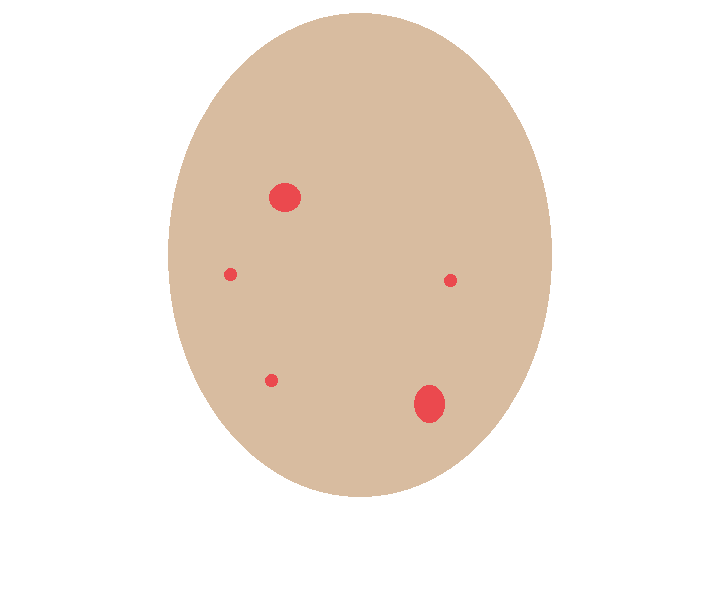
#> input picture acnepaint.png, 710 x 604 px
$ python removeblob.py
#> lines starting #> are read from the running program, lines starting #| are printed output that depends on the picture; after the words box and inside, x2 and y2 are one past the last pixel; in counts of white or black regions, pixels touching at a corner belong together
import cv2
import numpy as np


def remove_small_blob():
    # Read image with OpenCv
    img = cv2.imread('acnepaint.png')
#> img is the input picture: shape (604, 710, 3); mean B, G, R 222.3, 231.6, 241.8
    cv2.imshow("origin", img)

    # Convert image to Gray
    img = cv2.cvtColor(img, cv2.COLOR_BGR2GRAY)
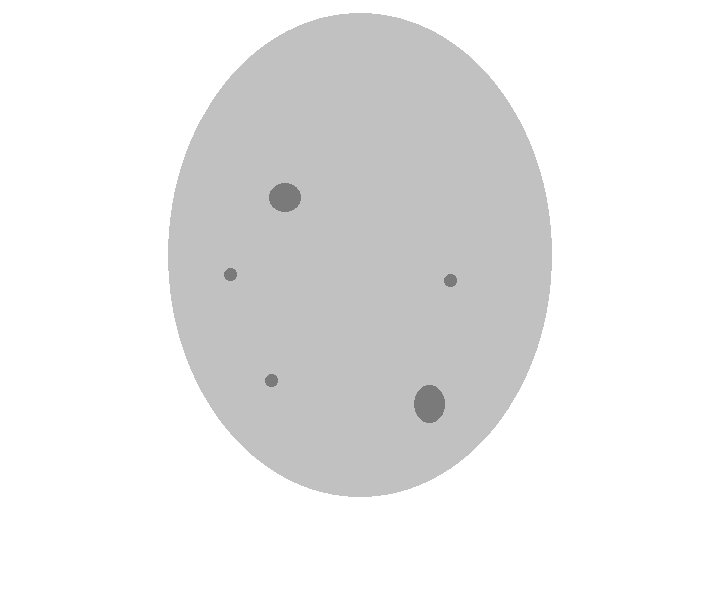
#> img: shape (604, 710); min 122, max 255, mean 233.6

    # Apply threshold to make image black and white
    ret, img = cv2.threshold(img, 125, 255, cv2.THRESH_BINARY)
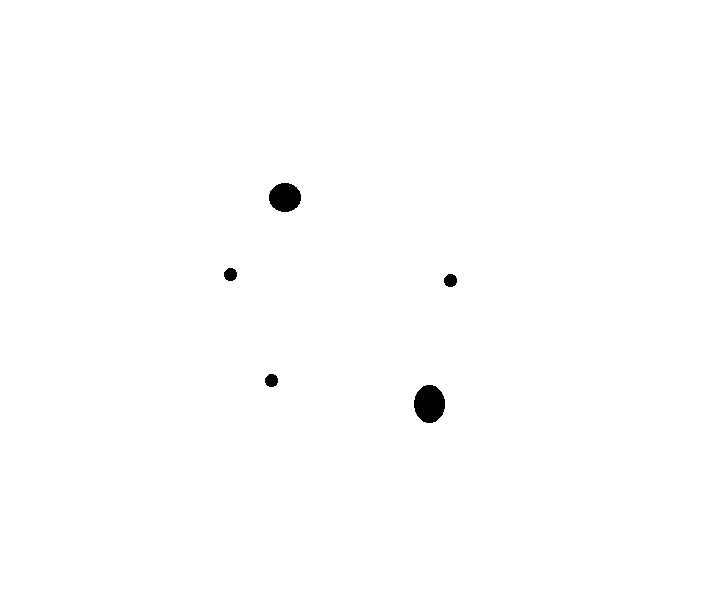
#> img: shape (604, 710); 99.5% white; 5 black regions
    cv2.imshow("Black-white", img)

    # Find image contours
    contours, hierarchy = cv2.findContours(img, cv2.RETR_TREE, cv2.CHAIN_APPROX_SIMPLE)
#> contours = 6 contours; box (x1, y1, x2, y2) and area: (0, 0, 710, 604) 427527, (413, 384, 446, 424) 969, (268, 182, 302, 213) 772, (264, 373, 279, 388) 154, (443, 273, 458, 288) 154, (223, 267, 238, 282) 154

    # Maximum blobs size
    threshold_blobs_area = 30

    """"# Loop over all contours and fill draw white color for area smaller than threshold.
    for i in range(1, len(contours)):
        index_level = int(hierarchy[0][i][1])
        if index_level <= i:
            cnt = contours[i]
            area = cv2.contourArea(cnt)
            print('Area = ', area)
            if area <= threshold_blobs_area:
                # Draw white color for small blobs
                cv2.drawContours(img, [cnt], -1, 255, -1, 1)"""

remove_small_blob()
cv2.waitKey()
